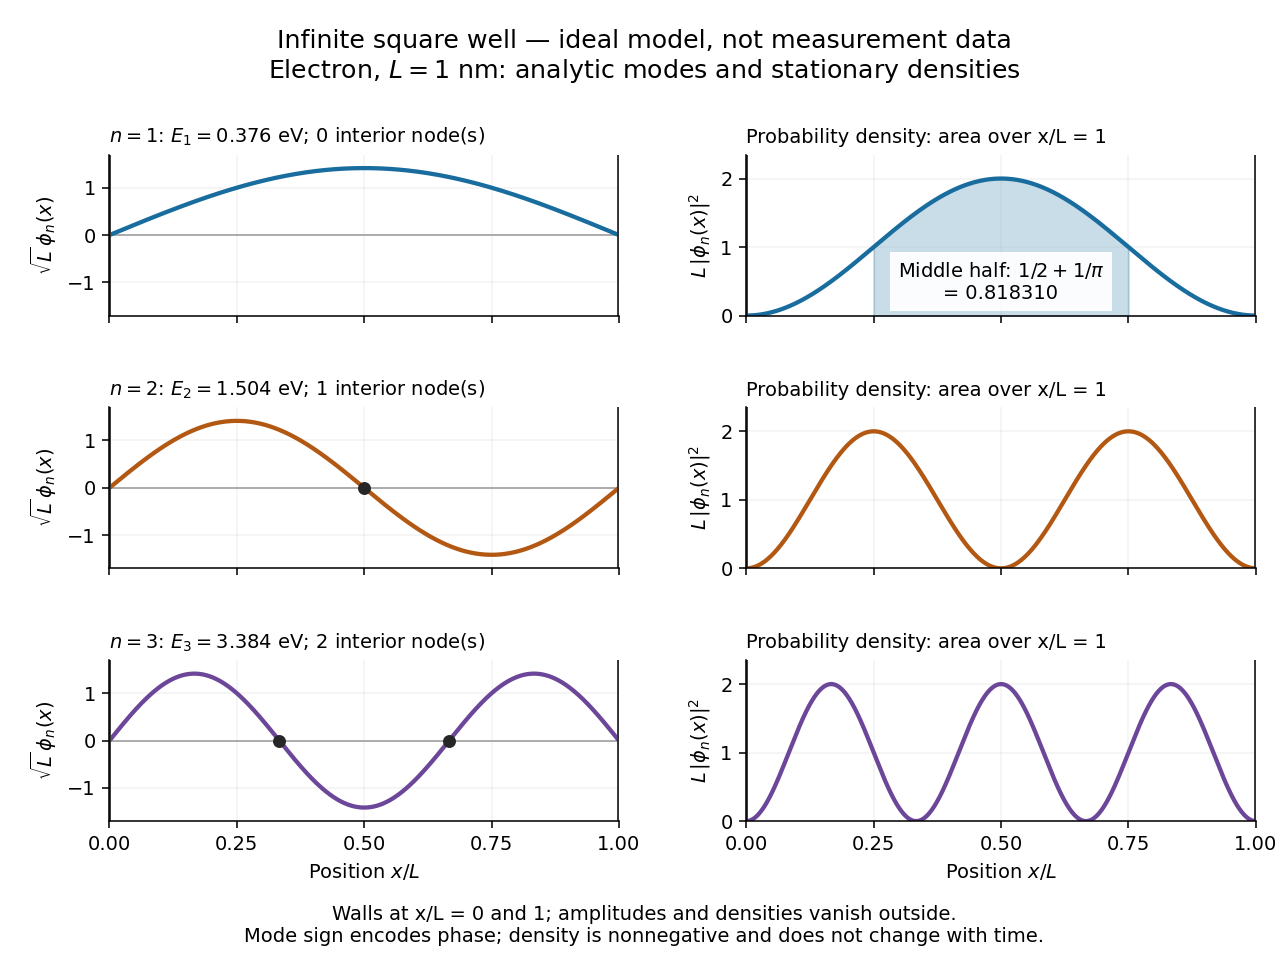

Source code (Python):
"""Ideal 1D box modes and analytic densities; save an opaque PNG to cwd.

Tested with Python 3.14.4, NumPy 2.3.5, Matplotlib 3.10.7.
Run from _media with MPLBACKEND=Agg MPLCONFIGDIR=/tmp.
Constants: https://physics.nist.gov/cuu/Constants/Table/allascii.txt
"""

from pathlib import Path

import matplotlib.pyplot as plt
import numpy as np


def main():
    plt.rcParams.update({"font.size": 10, "figure.facecolor": "white",
                         "axes.facecolor": "white", "savefig.facecolor": "white",
                         "axes.spines.top": False, "axes.spines.right": False})
    u = np.linspace(0, 1, 1601)
    h, mass, length, joule_per_ev = 6.62607015e-34, 9.1093837139e-31, 1e-9, 1.602176634e-19
    e1 = h**2 / (8 * mass * length**2) / joule_per_ev
    fig, axes = plt.subplots(3, 2, figsize=(9.2, 6.9), sharex=True)
    fig.subplots_adjust(left=0.085, right=0.975, bottom=0.15, top=0.84,
                        hspace=0.57, wspace=0.25)
    fig.suptitle("Infinite square well — ideal model, not measurement data\n"
                 r"Electron, $L=1$ nm: analytic modes and stationary densities",
                 fontsize=13, y=0.97)
    colors = ("#186c9e", "#b25812", "#6c4699")
    for row, n in enumerate((1, 2, 3)):
        mode = np.sqrt(2) * np.sin(n * np.pi * u)
        density = mode**2
        amplitude_ax, density_ax = axes[row]
        amplitude_ax.axhline(0, color="0.6", lw=0.8)
        amplitude_ax.plot(u, mode, lw=2.2, color=colors[row])
        nodes = np.arange(1, n) / n
        amplitude_ax.scatter(nodes, np.zeros_like(nodes), s=32, color="0.15", zorder=4)
        amplitude_ax.set(ylabel=r"$\sqrt{L}\,\phi_n(x)$", ylim=(-1.7, 1.7))
        amplitude_ax.set_title(rf"$n={n}$: $E_{n}={e1*n*n:.3f}$ eV; {n-1} interior node(s)",
                               loc="left", fontsize=10)
        density_ax.plot(u, density, lw=2.2, color=colors[row])
        density_ax.set(ylabel=r"$L\,|\phi_n(x)|^2$", ylim=(0, 2.35))
        density_ax.set_title("Probability density: area over x/L = 1", loc="left", fontsize=10)
        if n == 1:
            middle = (u >= 0.25) & (u <= 0.75)
            density_ax.fill_between(u, 0, density, where=middle, color=colors[row], alpha=0.23)
            density_ax.text(0.5, 0.5, r"Middle half: $1/2+1/\pi$" "\n= 0.818310",
                            ha="center", va="center", fontsize=10,
                            bbox={"facecolor": "white", "edgecolor": "none", "alpha": 0.92})
        for ax in axes[row]:
            ax.set_xlim(0, 1)
            ax.set_xticks((0, 0.25, 0.5, 0.75, 1))
            ax.axvline(0, color="0.2", lw=2)
            ax.axvline(1, color="0.2", lw=2)
            ax.grid(alpha=0.16)
    for ax in axes[-1]:
        ax.set_xlabel(r"Position $x/L$")
    fig.text(0.5, 0.025, "Walls at x/L = 0 and 1; amplitudes and densities vanish outside.\n"
             "Mode sign encodes phase; density is nonnegative and does not change with time.",
             ha="center", fontsize=10)
    fig.savefig(Path.cwd() / "quantum-box-eigenstates.png", dpi=140, transparent=False)
    plt.close(fig)


if __name__ == "__main__":
    main()
